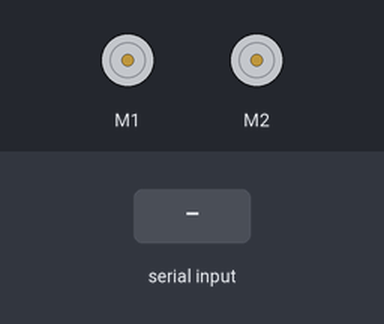
Bench run of a sketch on a simulated Arduino Uno, built with avr-gcc and run on an emulated ATmega328P. Shown: 2 × DC motor (green arrow = forward, orange = backward, longer = faster). Inputs (shaded band) come from the test bench.

Above: at 1.2 s.
1.3 s: "1" received over Serial
At 1.52 s:
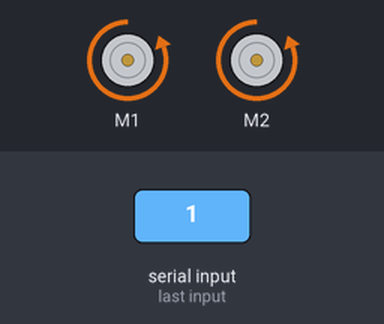
3.2 s: "3" received over Serial
At 3.42 s:
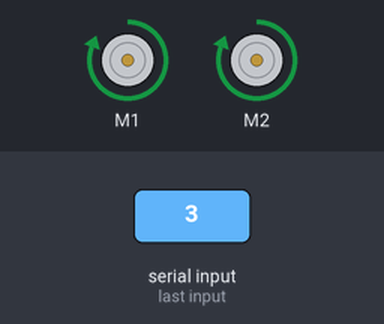
5.1 s: "0" received over Serial
At 5.5 s:
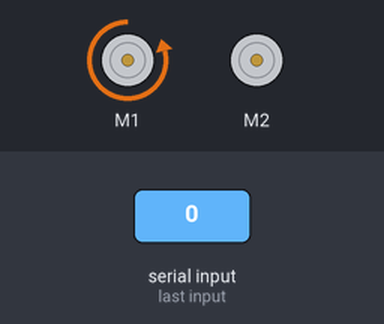
7.1 s: "2" received over Serial
At 7.5 s:
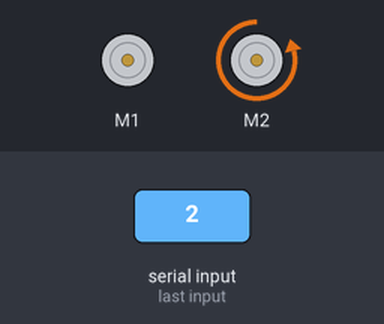
Timing chart, 0 to 10.1 s (numbered marks = the images above; inputs shaded):
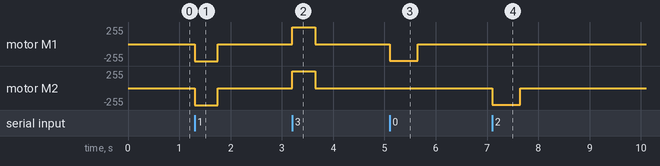

Measured:
- after the input at 1.3 s, motor M1, motor M2: stopped → backward 255/255 at once, → stopped 0.45 s later
- after the input at 3.2 s, motor M1, motor M2: stopped → forward 255/255 at once, → stopped 0.45 s later
- after the input at 5.1 s, motor M1: stopped → backward 249/255 at once, → stopped 0.55 s later
- after the input at 7.1 s, motor M2: stopped → backward 249/255 at once, → stopped 0.55 s later

The sketch:

RedBot_Bluetooth.ino
```cpp
#include <RedBot.h>

RedBotMotor motors;
boolean s1 = true;
boolean s2 = true;
boolean s3 = true;

void setup()
{
  Serial.begin(9600);
}

void loop()
{
  char inChar;
  if (Serial.available()) {
    inChar = (char)Serial.read();
    if (inChar == '1') {
      motors.drive(-255);
      delay(450);
      motors.brake();
    }
    if (inChar == '3') {
      motors.drive(255);
      delay(450);
      motors.brake();
    }
    if (inChar == '0') {
      motors.leftDrive(-250);
      delay(550);
      motors.brake();
    }
    if (inChar == '2') {
      motors.rightDrive(-250);
      delay(550);
      motors.brake();
    }
  }

}
```
